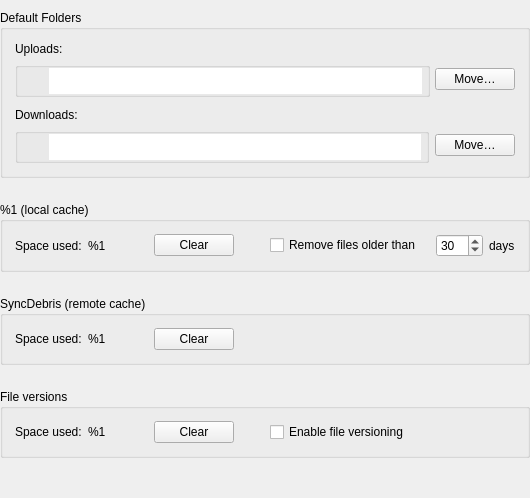
     <widget class="QWidget" name="pFolders">
      <layout class="QVBoxLayout" name="verticalLayout_6" stretch="0,0,0,0,1">
       <property name="spacing">
        <number>24</number>
       </property>
       <property name="leftMargin">
        <number>0</number>
       </property>
       <property name="topMargin">
        <number>10</number>
       </property>
       <property name="rightMargin">
        <number>0</number>
       </property>
       <property name="bottomMargin">
        <number>0</number>
       </property>
       <item>
        <widget class="QGroupBox" name="gDefaultFolders">
         <property name="styleSheet">
          <string notr="true">#downloadIcon, #uploadIcon
{
border-width: 0px;
border-style: none;
}

#eUploadFolder, #eDownloadFolder
{
border-width: 0px;
border-style: none;
}

#downloadGroup, #uploadGroup
{
margin-top: 0px;
}</string>
         </property>
         <property name="title">
          <string>Default Folders</string>
         </property>
         <property name="flat">
          <bool>false</bool>
         </property>
         <property name="type" stdset="0">
          <string notr="true">mega</string>
         </property>
         <layout class="QVBoxLayout" name="verticalLayout_11" stretch="0,0,1,0,0">
          <property name="spacing">
           <number>6</number>
          </property>
          <property name="leftMargin">
           <number>12</number>
          </property>
          <property name="topMargin">
           <number>12</number>
          </property>
          <property name="rightMargin">
           <number>12</number>
          </property>
          <property name="bottomMargin">
           <number>12</number>
          </property>
          <item>
           <widget class="QLabel" name="lUploadFolder">
            <property name="focusPolicy">
             <enum>Qt::NoFocus</enum>
            </property>
            <property name="text">
             <string>Uploads:</string>
            </property>
           </widget>
          </item>
          <item>
           <layout class="QHBoxLayout" name="horizontalLayout_15">
            <property name="spacing">
             <number>5</number>
            </property>
            <property name="rightMargin">
             <number>0</number>
            </property>
            <item>
             <widget class="QGroupBox" name="uploadGroup">
              <property name="minimumSize">
               <size>
                <width>0</width>
                <height>0</height>
               </size>
              </property>
              <property name="maximumSize">
               <size>
                <width>16777215</width>
                <height>16777215</height>
               </size>
              </property>
              <property name="title">
               <string/>
              </property>
              <property name="type" stdset="0">
               <string notr="true">mega</string>
              </property>
              <layout class="QHBoxLayout" name="horizontalLayout_14">
               <property name="spacing">
                <number>0</number>
               </property>
               <property name="leftMargin">
                <number>5</number>
               </property>
               <property name="topMargin">
                <number>0</number>
               </property>
               <property name="rightMargin">
                <number>5</number>
               </property>
               <property name="bottomMargin">
                <number>0</number>
               </property>
               <item>
                <widget class="QPushButton" name="uploadIcon">
                 <property name="maximumSize">
                  <size>
                   <width>26</width>
                   <height>16777215</height>
                  </size>
                 </property>
                 <property name="text">
                  <string/>
                 </property>
                </widget>
               </item>
               <item>
                <widget class="QLineEdit" name="eUploadFolder">
                 <property name="minimumSize">
                  <size>
                   <width>0</width>
                   <height>26</height>
                  </size>
                 </property>
                 <property name="accessibleName">
                  <string>Uploads:</string>
                 </property>
                 <property name="text">
                  <string notr="true"/>
                 </property>
                 <property name="readOnly">
                  <bool>true</bool>
                 </property>
                 <property name="type" stdset="0">
                  <string notr="true">mega</string>
                 </property>
                </widget>
               </item>
              </layout>
             </widget>
            </item>
            <item>
             <widget class="QPushButton" name="bUploadFolder">
              <property name="sizePolicy">
               <sizepolicy hsizetype="Preferred" vsizetype="Fixed">
                <horstretch>0</horstretch>
                <verstretch>0</verstretch>
               </sizepolicy>
              </property>
              <property name="minimumSize">
               <size>
                <width>0</width>
                <height>0</height>
               </size>
              </property>
              <property name="maximumSize">
               <size>
                <width>16777215</width>
                <height>16777215</height>
               </size>
              </property>
              <property name="cursor">
               <cursorShape>PointingHandCursor</cursorShape>
              </property>
              <property name="text">
               <string>Move…</string>
              </property>
              <property name="autoDefault">
               <bool>false</bool>
              </property>
              <property name="type" stdset="0">
               <string notr="true">secondary</string>
              </property>
              <property name="dimension" stdset="0">
               <string notr="true">small</string>
              </property>
             </widget>
            </item>
           </layout>
          </item>
          <item>
           <spacer name="verticalSpacer_6">
            <property name="orientation">
             <enum>Qt::Vertical</enum>
            </property>
            <property name="sizeType">
             <enum>QSizePolicy::Fixed</enum>
            </property>
            <property name="sizeHint" stdset="0">
             <size>
              <width>20</width>
              <height>5</height>
             </size>
            </property>
           </spacer>
          </item>
          <item>
           <widget class="QLabel" name="lDownloadFolder">
            <property name="font">
             <font/>
            </property>
            <property name="focusPolicy">
             <enum>Qt::NoFocus</enum>
            </property>
            <property name="text">
             <string>Downloads:</string>
            </property>
           </widget>
          </item>
          <item>
           <layout class="QHBoxLayout" name="horizontalLayout_17">
            <item>
             <widget class="QGroupBox" name="downloadGroup">
              <property name="minimumSize">
               <size>
                <width>0</width>
                <height>0</height>
               </size>
              </property>
              <property name="maximumSize">
               <size>
                <width>16777215</width>
                <height>16777215</height>
               </size>
              </property>
              <property name="title">
               <string/>
              </property>
              <property name="type" stdset="0">
               <string notr="true">mega</string>
              </property>
              <layout class="QHBoxLayout" name="horizontalLayout_16">
               <property name="spacing">
                <number>0</number>
               </property>
               <property name="leftMargin">
                <number>5</number>
               </property>
               <property name="topMargin">
                <number>0</number>
               </property>
               <property name="rightMargin">
                <number>5</number>
               </property>
               <property name="bottomMargin">
                <number>0</number>
               </property>
               <item>
                <widget class="QPushButton" name="downloadIcon">
                 <property name="maximumSize">
                  <size>
                   <width>26</width>
                   <height>16777215</height>
                  </size>
                 </property>
                 <property name="text">
                  <string/>
                 </property>
                </widget>
               </item>
               <item>
                <widget class="QLineEdit" name="eDownloadFolder">
                 <property name="minimumSize">
                  <size>
                   <width>0</width>
                   <height>26</height>
                  </size>
                 </property>
                 <property name="accessibleName">
                  <string>Downloads:</string>
                 </property>
                 <property name="text">
                  <string notr="true"/>
                 </property>
                 <property name="readOnly">
                  <bool>true</bool>
                 </property>
                 <property name="type" stdset="0">
                  <string notr="true">mega</string>
                 </property>
                </widget>
               </item>
              </layout>
             </widget>
            </item>
            <item>
             <widget class="QPushButton" name="bDownloadFolder">
              <property name="sizePolicy">
               <sizepolicy hsizetype="Preferred" vsizetype="Fixed">
                <horstretch>0</horstretch>
                <verstretch>0</verstretch>
               </sizepolicy>
              </property>
              <property name="minimumSize">
               <size>
                <width>0</width>
                <height>0</height>
               </size>
              </property>
              <property name="maximumSize">
               <size>
                <width>16777215</width>
                <height>16777215</height>
               </size>
              </property>
              <property name="cursor">
               <cursorShape>PointingHandCursor</cursorShape>
              </property>
              <property name="text">
               <string>Move…</string>
              </property>
              <property name="autoDefault">
               <bool>false</bool>
              </property>
              <property name="type" stdset="0">
               <string notr="true">secondary</string>
              </property>
              <property name="dimension" stdset="0">
               <string notr="true">small</string>
              </property>
             </widget>
            </item>
           </layout>
          </item>
         </layout>
        </widget>
       </item>
       <item>
        <widget class="QGroupBox" name="gCache">
         <property name="sizePolicy">
          <sizepolicy hsizetype="Preferred" vsizetype="Fixed">
           <horstretch>0</horstretch>
           <verstretch>0</verstretch>
          </sizepolicy>
         </property>
         <property name="title">
          <string>%1 (local cache)</string>
         </property>
         <property name="type" stdset="0">
          <string notr="true">mega</string>
         </property>
         <layout class="QHBoxLayout" name="horizontalLayout_9">
          <property name="spacing">
           <number>6</number>
          </property>
          <property name="leftMargin">
           <number>12</number>
          </property>
          <property name="topMargin">
           <number>12</number>
          </property>
          <property name="rightMargin">
           <number>12</number>
          </property>
          <property name="bottomMargin">
           <number>12</number>
          </property>
          <item>
           <widget class="QLabel" name="lCacheSizeStatic">
            <property name="text">
             <string>Space used:</string>
            </property>
           </widget>
          </item>
          <item>
           <widget class="QLabel" name="lCacheSize">
            <property name="minimumSize">
             <size>
              <width>60</width>
              <height>0</height>
             </size>
            </property>
            <property name="toolTip">
             <string>Local folder with a backup of files deleted in MEGA</string>
            </property>
            <property name="text">
             <string notr="true">%1</string>
            </property>
           </widget>
          </item>
          <item>
           <widget class="QPushButton" name="bClearCache">
            <property name="sizePolicy">
             <sizepolicy hsizetype="Preferred" vsizetype="Fixed">
              <horstretch>0</horstretch>
              <verstretch>0</verstretch>
             </sizepolicy>
            </property>
            <property name="minimumSize">
             <size>
              <width>0</width>
              <height>0</height>
             </size>
            </property>
            <property name="maximumSize">
             <size>
              <width>16777215</width>
              <height>16777215</height>
             </size>
            </property>
            <property name="cursor">
             <cursorShape>PointingHandCursor</cursorShape>
            </property>
            <property name="text">
             <string>Clear</string>
            </property>
            <property name="autoDefault">
             <bool>false</bool>
            </property>
            <property name="type" stdset="0">
             <string notr="true">secondary</string>
            </property>
            <property name="dimension" stdset="0">
             <string notr="true">small</string>
            </property>
           </widget>
          </item>
          <item>
           <spacer name="horizontalSpacer_8">
            <property name="orientation">
             <enum>Qt::Horizontal</enum>
            </property>
            <property name="sizeType">
             <enum>QSizePolicy::Fixed</enum>
            </property>
            <property name="sizeHint" stdset="0">
             <size>
              <width>30</width>
              <height>0</height>
             </size>
            </property>
           </spacer>
          </item>
          <item>
           <layout class="QHBoxLayout" name="horizontalLayout_8">
            <property name="spacing">
             <number>0</number>
            </property>
            <item>
             <widget class="QCheckBox" name="cCacheSchedulerEnabled">
              <property name="cursor">
               <cursorShape>PointingHandCursor</cursorShape>
              </property>
              <property name="text">
               <string>Remove files older than</string>
              </property>
              <property name="type" stdset="0">
               <string notr="true">mega</string>
              </property>
             </widget>
            </item>
            <item>
             <spacer name="horizontalSpacer_6">
              <property name="orientation">
               <enum>Qt::Horizontal</enum>
              </property>
              <property name="sizeType">
               <enum>QSizePolicy::Minimum</enum>
              </property>
              <property name="sizeHint" stdset="0">
               <size>
                <width>15</width>
                <height>20</height>
               </size>
              </property>
             </spacer>
            </item>
            <item>
             <widget class="QSpinBox" name="sCacheSchedulerDays">
              <property name="cursor">
               <cursorShape>PointingHandCursor</cursorShape>
              </property>
              <property name="buttonSymbols">
               <enum>QAbstractSpinBox::UpDownArrows</enum>
              </property>
              <property name="minimum">
               <number>1</number>
              </property>
              <property name="maximum">
               <number>365</number>
              </property>
              <property name="value">
               <number>30</number>
              </property>
             </widget>
            </item>
           </layout>
          </item>
          <item>
           <widget class="QLabel" name="lCacheSchedulerSuffix">
            <property name="styleSheet">
             <string notr="true">font-style: normal;</string>
            </property>
            <property name="text">
             <string notr="true">days</string>
            </property>
            <property name="alignment">
             <set>Qt::AlignLeading|Qt::AlignLeft|Qt::AlignVCenter</set>
            </property>
           </widget>
          </item>
          <item>
           <spacer name="horizontalSpacer_14">
            <property name="orientation">
             <enum>Qt::Horizontal</enum>
            </property>
            <property name="sizeHint" stdset="0">
             <size>
              <width>0</width>
              <height>0</height>
             </size>
            </property>
           </spacer>
          </item>
         </layout>
        </widget>
       </item>
       <item>
        <widget class="QGroupBox" name="gRemoteCache">
         <property name="sizePolicy">
          <sizepolicy hsizetype="Preferred" vsizetype="Fixed">
           <horstretch>0</horstretch>
           <verstretch>0</verstretch>
          </sizepolicy>
         </property>
         <property name="title">
          <string>SyncDebris (remote cache)</string>
         </property>
         <property name="type" stdset="0">
          <string notr="true">mega</string>
         </property>
         <layout class="QHBoxLayout" name="horizontalLayout_21">
          <property name="leftMargin">
           <number>12</number>
          </property>
          <property name="topMargin">
           <number>12</number>
          </property>
          <property name="rightMargin">
           <number>12</number>
          </property>
          <property name="bottomMargin">
           <number>12</number>
          </property>
          <item>
           <widget class="QLabel" name="lRemoteCacheSizeStatic">
            <property name="text">
             <string>Space used:</string>
            </property>
           </widget>
          </item>
          <item>
           <widget class="QLabel" name="lRemoteCacheSize">
            <property name="minimumSize">
             <size>
              <width>60</width>
              <height>0</height>
             </size>
            </property>
            <property name="focusPolicy">
             <enum>Qt::NoFocus</enum>
            </property>
            <property name="toolTip">
             <string>Folder in MEGA with a backup of files deleted in the local computer</string>
            </property>
            <property name="text">
             <string notr="true">%1</string>
            </property>
           </widget>
          </item>
          <item>
           <widget class="QPushButton" name="bClearRemoteCache">
            <property name="sizePolicy">
             <sizepolicy hsizetype="Preferred" vsizetype="Fixed">
              <horstretch>0</horstretch>
              <verstretch>0</verstretch>
             </sizepolicy>
            </property>
            <property name="minimumSize">
             <size>
              <width>0</width>
              <height>0</height>
             </size>
            </property>
            <property name="maximumSize">
             <size>
              <width>16777215</width>
              <height>16777212</height>
             </size>
            </property>
            <property name="cursor">
             <cursorShape>PointingHandCursor</cursorShape>
            </property>
            <property name="text">
             <string>Clear</string>
            </property>
            <property name="autoDefault">
             <bool>false</bool>
            </property>
            <property name="type" stdset="0">
             <string notr="true">secondary</string>
            </property>
            <property name="dimension" stdset="0">
             <string notr="true">small</string>
            </property>
           </widget>
          </item>
          <item>
           <spacer name="horizontalSpacer_20">
            <property name="orientation">
             <enum>Qt::Horizontal</enum>
            </property>
            <property name="sizeHint" stdset="0">
             <size>
              <width>0</width>
              <height>0</height>
             </size>
            </property>
           </spacer>
          </item>
         </layout>
        </widget>
       </item>
       <item>
        <widget class="QGroupBox" name="gFileVersions">
         <property name="sizePolicy">
          <sizepolicy hsizetype="Preferred" vsizetype="Fixed">
           <horstretch>0</horstretch>
           <verstretch>0</verstretch>
          </sizepolicy>
         </property>
         <property name="title">
          <string>File versions</string>
         </property>
         <property name="type" stdset="0">
          <string notr="true">mega</string>
         </property>
         <layout class="QHBoxLayout" name="horizontalLayout_23">
          <property name="leftMargin">
           <number>12</number>
          </property>
          <property name="topMargin">
           <number>12</number>
          </property>
          <property name="rightMargin">
           <number>12</number>
          </property>
          <property name="bottomMargin">
           <number>12</number>
          </property>
          <item>
           <widget class="QLabel" name="lFileVersionsSizeStatic">
            <property name="text">
             <string>Space used:</string>
            </property>
           </widget>
          </item>
          <item>
           <widget class="QLabel" name="lFileVersionsSize">
            <property name="minimumSize">
             <size>
              <width>60</width>
              <height>0</height>
             </size>
            </property>
            <property name="text">
             <string notr="true">%1</string>
            </property>
           </widget>
          </item>
          <item>
           <widget class="QPushButton" name="bClearFileVersions">
            <property name="sizePolicy">
             <sizepolicy hsizetype="Preferred" vsizetype="Fixed">
              <horstretch>0</horstretch>
              <verstretch>0</verstretch>
             </sizepolicy>
            </property>
            <property name="minimumSize">
             <size>
              <width>0</width>
              <height>0</height>
             </size>
            </property>
            <property name="maximumSize">
             <size>
              <width>16777215</width>
              <height>16777212</height>
             </size>
            </property>
            <property name="cursor">
             <cursorShape>PointingHandCursor</cursorShape>
            </property>
            <property name="text">
             <string>Clear</string>
            </property>
            <property name="autoDefault">
             <bool>false</bool>
            </property>
            <property name="type" stdset="0">
             <string notr="true">secondary</string>
            </property>
            <property name="dimension" stdset="0">
             <string notr="true">small</string>
            </property>
           </widget>
          </item>
          <item>
           <spacer name="horizontalSpacer_92">
            <property name="orientation">
             <enum>Qt::Horizontal</enum>
            </property>
            <property name="sizeType">
             <enum>QSizePolicy::Fixed</enum>
            </property>
            <property name="sizeHint" stdset="0">
             <size>
              <width>30</width>
              <height>0</height>
             </size>
            </property>
           </spacer>
          </item>
          <item>
           <widget class="QCheckBox" name="cFileVersioning">
            <property name="cursor">
             <cursorShape>PointingHandCursor</cursorShape>
            </property>
            <property name="text">
             <string>Enable file versioning</string>
            </property>
            <property name="type" stdset="0">
             <string notr="true">mega</string>
            </property>
           </widget>
          </item>
          <item>
           <spacer name="horizontalSpacer_5">
            <property name="orientation">
             <enum>Qt::Horizontal</enum>
            </property>
            <property name="sizeHint" stdset="0">
             <size>
              <width>40</width>
              <height>20</height>
             </size>
            </property>
           </spacer>
          </item>
         </layout>
        </widget>
       </item>
       <item>
        <spacer name="verticalSpacer_5">
         <property name="orientation">
          <enum>Qt::Vertical</enum>
         </property>
         <property name="sizeHint" stdset="0">
          <size>
           <width>20</width>
           <height>40</height>
          </size>
         </property>
        </spacer>
       </item>
      </layout>
     </widget>
